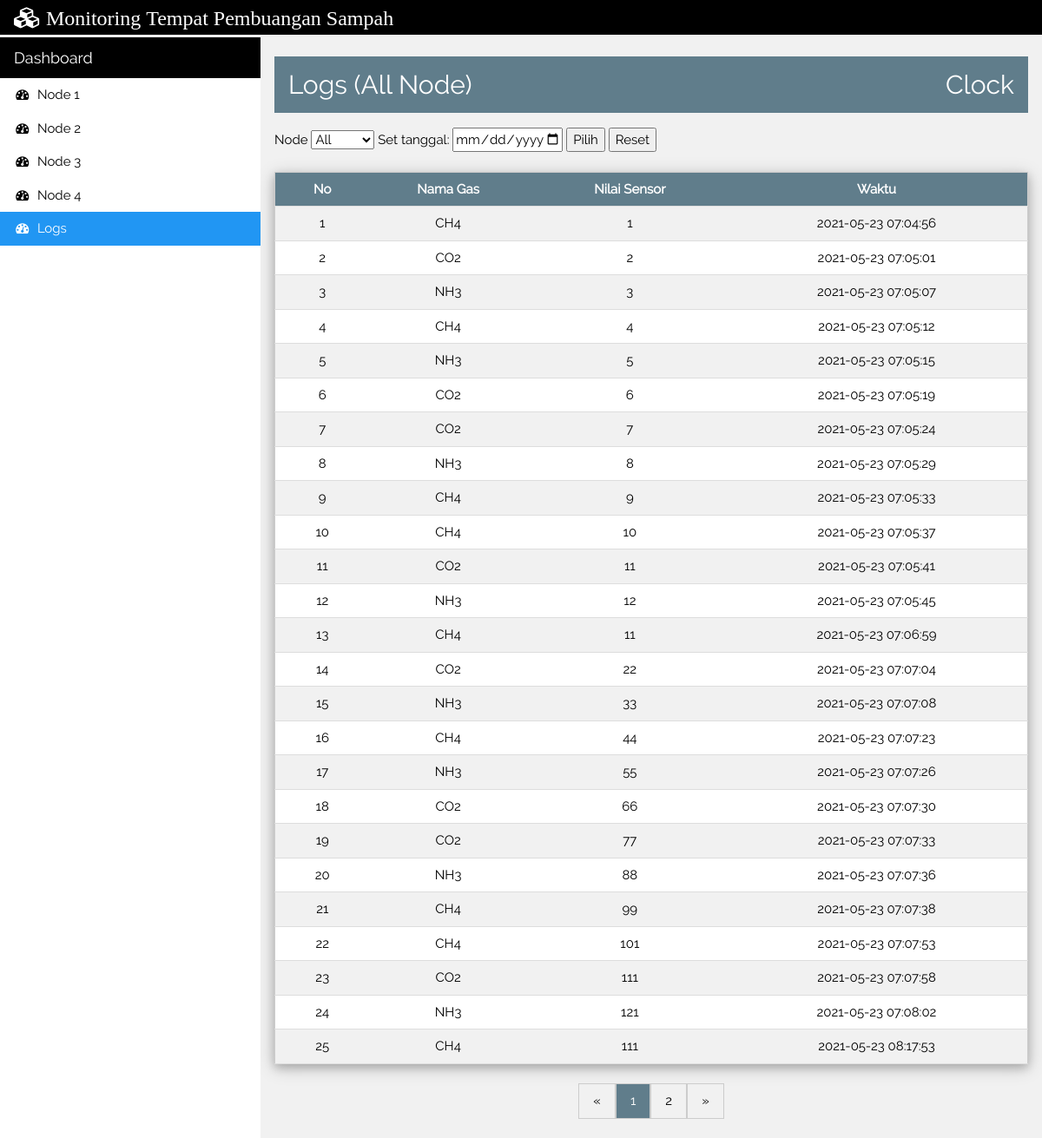
The app's page /web/pantautps/logs.php with its own data.
### tables this page shows
CREATE TABLE `pantautpslog` (
  `Id` int(11) UNSIGNED NOT NULL,
  `Nama` varchar(4) NOT NULL,
  `Nilai` float NOT NULL,
  `Waktu` timestamp NOT NULL DEFAULT current_timestamp() ON UPDATE current_timestamp(),
  `Node` tinyint(4) NOT NULL
);

### web/pantautps/logs.php (the view, shortened to what this page needs)
<?php
	$nodeId = 0;
    if(isset($_SESSION['dateselect']) && isset($_SESSION['nodeid'])){
        $dateSelect = $_SESSION['dateselect'];
        $nodeId = $_SESSION['nodeid'];
    }
    else{
        unset($dateSelect);
        unset($resultsHistory);
    }
    require_once 'paginator.php';
    require_once 'config.php';
    $connHistory       = $conn;
    $limitHistory      = ( isset( $_GET['limit'] ) ) ? $_GET['limit'] : 25;
    $pageHistory       = ( isset( $_GET['page'] ) ) ? $_GET['page'] : 1;
    $linksHistory      = ( isset( $_GET['links'] ) ) ? $_GET['links'] : 7;
    if( isset($dateSelect) ){
		$startTime = $dateSelect . " 00:00:00.000000";
        $endTime = $dateSelect . " 23:59:59.999999";
		if ($nodeId != 0){
			$queryHistory      = "SELECT * FROM `pantautpslog` WHERE `Node` = $nodeId AND `Waktu` BETWEEN '$startTime' AND '$endTime' ORDER BY `id` DESC";
		} else {
			$queryHistory      = "SELECT * FROM `pantautpslog` WHERE `Waktu` BETWEEN '$startTime' AND '$endTime' ORDER BY `id` DESC";
		}
        $ymd = date("Y-m-d", strtotime($dateSelect));
        $_SESSION['ymd'] = $ymd;
    } else{
        $queryHistory      = "SELECT * FROM `pantautpslog`";
    }
    $PaginatorHistory  = new Paginator( $connHistory, $queryHistory);
    if ($PaginatorHistory->getNumRows() > 0){
        $resultsHistory    = $PaginatorHistory->getData( $pageHistory, $limitHistory );
    }
?>
<!DOCTYPE html>
<html>
    <head>
		<link rel="stylesheet" href="static/styles/w3.css">
		<link rel="stylesheet" href="static/styles/css.css">
		<link rel="stylesheet" href="static/styles/font-awesome.css">
    </head>
    <body class="w3-light-grey" onload="updateClock()">
        <div class="w3-bar w3-top w3-black w3-large" style="z-index:4">
		  <span class="w3-bar-item w3-xlarge fa fa-cubes"> Monitoring Tempat Pembuangan Sampah</span>
		</div>
		<nav class="w3-sidebar w3-collapse w3-white w3-animate-left" style="z-index:3;width:300px;" id="mySidebar">
		  <div class="w3-container w3-black">
			<h5>Dashboard</h5>
		  </div>
		  <div class="w3-bar-block">
            <a href="index.php" class="w3-bar-item w3-button w3-padding"><i class="fa fa-dashboard fa-fw"></i>  Node 1</a>
		    <a href="node2.php" class="w3-bar-item w3-button w3-padding"><i class="fa fa-dashboard fa-fw"></i>  Node 2</a>
		    <a href="node3.php" class="w3-bar-item w3-button w3-padding"><i class="fa fa-dashboard fa-fw"></i>  Node 3</a>
		    <a href="node4.php" class="w3-bar-item w3-button w3-padding"><i class="fa fa-dashboard fa-fw"></i>  Node 4</a>
			<a href="logs.php" class="w3-bar-item w3-button w3-padding w3-blue"><i class="fa fa-dashboard fa-fw"></i>  Logs</a>
          </div>
        </nav>
        <div class="w3-main" style="margin-left:300px;margin-top:43px;">
          <header class="w3-container" style="padding-top:22px">
             <div class="w3-cell-row w3-blue-grey">
              <div class="w3-container w3-cell">
                <h2>Logs <?php echo ($nodeId == 0)? '(All Node)': '(Node ' . $nodeId . ')'; ?> </h2>
              </div>
              <div class="w3-container w3-cell w3-right-align">
                <h2 id="clock">Clock</h2>
              </div>
            </div>
          </header>
          <div class="w3-panel">
            <div class="w3-row-padding w3-container" style="margin:0 -16px">
              <div>
                <div class="w3-cell-row">
                    <div class="w3-left-align">
                        <form action="logs.php" method="post" onsubmit="return valDate()" required>
                            <label for="nodeid">Node</label>
                            <select id="nodeid" name="nodeid" autofocus>
                             <option value="0" <?php echo ($nodeId == 0)? 'selected': ''; ?> >All</option>
                            </select>
                            <label for="dateselect">Set tanggal: </label>
                            <input type="date" id="dateselect" name="dateselect" min="2019-01-01" max="<?php echo date("Y-m-d"); ?>" value="<?php echo (isset($_SESSION['ymd']) ? $_SESSION['ymd'] : ""); ?>">
                            <input type="submit" value="Pilih">
                            <input type="submit" value="Reset" id="resetDate" name="resetDate">
                        </form>
                    </div>
                </div>
                <br>
                <table class="w3-table-all w3-centered w3-card-4 w3-white">
                            <tr class='w3-blue-grey'>
                                <th style="vertical-align: middle;">No</th>
                                <th style="vertical-align: middle;">Nama Gas</th>
                                <th style="vertical-align: middle;">Nilai Sensor</th>
                                <th style="vertical-align: middle;">Waktu</th>
                            </tr>
                            <?php
                                    if ($PaginatorHistory->getNumRows() > 0) {
                                        for( $i = 0; $i < count( $resultsHistory->data ); $i++ ) :
                                            echo "<tr>";
                                                echo "<td>" . ($i+1) . "</td>";
                                                echo "<td>" . strtoupper($resultsHistory->data[$i]['Nama']) . "</td>";
                                                echo "<td>" . $resultsHistory->data[$i]['Nilai'] . "</td>";
                                                echo "<td>" . $resultsHistory->data[$i]['Waktu'] . "</td>";
                                            echo "</tr>";
                                        endfor;
                                    }
                                    else{
                                        echo "<tr><td colspan='4'>Kosong</td></tr>";
                                    }
                            ?>
                </table>
                <br>
                <?php
                    if ($PaginatorHistory->getNumRows() > 0){
                        if ($PaginatorHistory->getLastPageNum() > 1){
                            echo $PaginatorHistory->createLinks( $linksHistory, 'w3-bar-item w3-button w3-border' );
                        }
                    }
                ?>
              </div>
            </div>
          </div>
        </div>
    </body>
</html>

### web/pantautps/paginator.php (shortened to what this page needs)
<?php
	class Paginator {
		private $_conn;
		private $_limit;
		private $_page;
		private $_query;
		private $_total;
		public function __construct( $conn, $query ) {
			$this->_conn = $conn;
			$this->_query = $query;
			$rs = $this->_conn->query( $this->_query );
			if ( !is_null($rs) || !empty($rs) || isset($rs) || $rs->num_rows > 0) {
				$this->_total = $rs->num_rows;
			}else{
				$this->_total = 0;
			}
		}
		public function getNumRows() {
			return $this->_total;
		}
		public function getLastPageNum(){
			$lastPage = 0;
			if( $this->_total > 0 && $this->_limit > 0){
				$lastPage = ceil( $this->_total / $this->_limit );
			}else{
				$lastPage = 0;
			}
			return $lastPage;
		}
		public function getData( $page = 1, $limit = 25 ) {
			$this->_limit   = $limit;
			$this->_page    = $page;
			if ( $this->_limit == 'all' ) {
				$query      = $this->_query;
			} else {
				$query      = $this->_query . " LIMIT " . ( ( $this->_page - 1 ) * $this->_limit ) . ", $this->_limit";
			}
			$rs             = $this->_conn->query( $query );
			while ( $row = $rs->fetch_assoc() ) {
				$results[]  = $row;
			}
			$result         = new stdClass();
			$result->page   = $this->_page;
			$result->limit  = $this->_limit;
			$result->total  = $this->_total;
			$result->last   = ceil( $this->_total / $this->_limit );
			$result->data   = $results;
			return $result;
		}
		public function createLinks( $links, $list_class ) {
			$last       = ceil( $this->_total / $this->_limit );
			$start      = ( ( $this->_page - $links ) > 0 ) ? $this->_page - $links : 1;
			$end        = ( ( $this->_page + $links ) < $last ) ? $this->_page + $links : $last;
			$html       = '<div class="w3-center"><div class="w3-bar">';
			$p      = ( $this->_page == 1 ) ? 1 : $this->_page - 1 ;
			$html       .= '<a class="'.$list_class.'" href="?limit=' . $this->_limit . '&page=' . $p . '">&laquo;</a>';
			for ( $i = $start ; $i <= $end; $i++ ) {
				$class  = ( $this->_page == $i ) ? " w3-blue-grey" : "";
				$html   .= '<a class="'.$list_class.$class.'" href="?limit=' . $this->_limit . '&page=' . $i . '">' . $i . '</a>';
			}
			$p      = ( $this->_page == $last ) ? $last : $this->_page + 1 ;
			$html       .= '<a class="'.$list_class.'" href="?limit=' . $this->_limit . '&page=' . $p . '">&raquo;</a>';
			$html       .= '</div></div>';
			return $html;
		}
	}
?>

### web/pantautps/static/styles/w3.css (style rules this page uses)
*,*:before,*:after { box-sizing:inherit }
html { -ms-text-size-adjust:100%;-webkit-text-size-adjust:100% }
body { margin:0 }
article,aside,details,figcaption,figure,footer,header,main,menu,nav,section,summary { display:block }
a { background-color:transparent;-webkit-text-decoration-skip:objects }
button,input,select,textarea { font:inherit;margin:0 }
button,input { overflow:visible }
button,select { text-transform:none }
button,html [type=button],[type=reset],[type=submit] { -webkit-appearance:button }
html,body { font-family:Verdana,sans-serif;font-size:15px;line-height:1.5 }
html { overflow-x:hidden }
h2 { font-size:30px }
h5 { font-size:18px }
h1,h2,h3,h4,h5,h6 { font-family:"Segoe UI",Arial,sans-serif;font-weight:400;margin:10px 0 }
a { color:inherit }
.w3-table,.w3-table-all { border-collapse:collapse;border-spacing:0;width:100%;display:table }
.w3-table-all { border:1px solid #ccc }
.w3-bordered tr,.w3-table-all tr { border-bottom:1px solid #ddd }
.w3-table-all tr:nth-child(odd) { background-color:#fff }
.w3-table-all tr:nth-child(even) { background-color:#f1f1f1 }
.w3-centered tr th,.w3-centered tr td { text-align:center;vertical-align:middle }
.w3-table td,.w3-table th,.w3-table-all td,.w3-table-all th { padding:8px 8px;display:table-cell;text-align:left;vertical-align:top }
.w3-table th:first-child,.w3-table td:first-child,.w3-table-all th:first-child,.w3-table-all td:first-child { padding-left:16px }
.w3-btn,.w3-button { border:none;display:inline-block;padding:8px 16px;vertical-align:middle;overflow:hidden;text-decoration:none;color:inherit;background-color:inherit;text-align:center;cursor:pointer;white-space:nowrap }
.w3-btn,.w3-button { -webkit-touch-callout:none;-webkit-user-select:none;-khtml-user-select:none;-moz-user-select:none;-ms-user-select:none;user-select:none }
.w3-sidebar { height:100%;width:200px;background-color:#fff;position:fixed!important;z-index:1;overflow:auto }
.w3-main,#main { transition:margin-left .4s }
.w3-bar { width:100%;overflow:hidden }
.w3-center .w3-bar { display:inline-block;width:auto }
.w3-bar .w3-bar-item { padding:8px 16px;float:left;width:auto;border:none;display:block;outline:0 }
.w3-bar .w3-button { white-space:normal }
.w3-bar-block .w3-bar-item { width:100%;display:block;padding:8px 16px;text-align:left;border:none;white-space:normal;float:none;outline:0 }
.w3-container:after,.w3-container:before,.w3-panel:after,.w3-panel:before,.w3-row:after,.w3-row:before,.w3-row-padding:after,.w3-row-padding:before, .w3-cell-row:before,.w3-cell-row:after,.w3-clear:after,.w3-clear:before,.w3-bar:before,.w3-bar:after { content:"";display:table;clear:both }
.w3-cell-row { display:table;width:100% }
.w3-cell { display:table-cell }
@media (min-width:993px) { .w3-sidebar.w3-collapse { display:block!important } }
.w3-top,.w3-bottom { position:fixed;width:100%;z-index:1 }
.w3-top { top:0 }
.w3-row-padding,.w3-row-padding>.w3-half,.w3-row-padding>.w3-third,.w3-row-padding>.w3-twothird,.w3-row-padding>.w3-threequarter,.w3-row-padding>.w3-quarter,.w3-row-padding>.w3-col { padding:0 8px }
.w3-container,.w3-panel { padding:0.01em 16px }
.w3-panel { margin-top:16px;margin-bottom:16px }
.w3-card-4,.w3-hover-shadow:hover { box-shadow:0 4px 10px 0 rgba(0,0,0,0.2),0 4px 20px 0 rgba(0,0,0,0.19) }
.w3-animate-left { position:relative;animation:animateleft 0.4s }
.w3-large { font-size:18px!important }
.w3-xlarge { font-size:24px!important }
.w3-left-align { text-align:left!important }
.w3-right-align { text-align:right!important }
.w3-center { text-align:center!important }
.w3-border { border:1px solid #ccc!important }
.w3-padding { padding:8px 16px!important }
.w3-blue,.w3-hover-blue:hover { color:#fff!important;background-color:#2196F3!important }
.w3-blue-grey,.w3-hover-blue-grey:hover,.w3-blue-gray,.w3-hover-blue-gray:hover { color:#fff!important;background-color:#607d8b!important }
.w3-white,.w3-hover-white:hover { color:#000!important;background-color:#fff!important }
.w3-black,.w3-hover-black:hover { color:#fff!important;background-color:#000!important }
.w3-light-grey,.w3-hover-light-grey:hover,.w3-light-gray,.w3-hover-light-gray:hover { color:#000!important;background-color:#f1f1f1!important }

### web/pantautps/logs.php (style rules this page uses)
html,body,h1,h2,h3,h4,h5,h6 { font-family: "Raleway", sans-serif }

### records on screen
pantautpslog: Nama "CH4", Nilai "1", Waktu "2021-05-23 07:04:56"
pantautpslog: Nama "CO2", Nilai "2", Waktu "2021-05-23 07:05:01"
pantautpslog: Nama "NH3", Nilai "3", Waktu "2021-05-23 07:05:07"
pantautpslog: Nama "CH4", Nilai "4", Waktu "2021-05-23 07:05:12"
pantautpslog: Nama "NH3", Nilai "5", Waktu "2021-05-23 07:05:15"
pantautpslog: Nama "CO2", Nilai "6", Waktu "2021-05-23 07:05:19"
pantautpslog: Nama "CO2", Nilai "7", Waktu "2021-05-23 07:05:24"
pantautpslog: Nama "NH3", Nilai "8", Waktu "2021-05-23 07:05:29"
pantautpslog: Nama "CH4", Nilai "9", Waktu "2021-05-23 07:05:33"
pantautpslog: Nama "CH4", Nilai "10", Waktu "2021-05-23 07:05:37"
pantautpslog: Nama "CO2", Nilai "11", Waktu "2021-05-23 07:05:41"
pantautpslog: Nama "NH3", Nilai "12", Waktu "2021-05-23 07:05:45"
pantautpslog: Nama "CH4", Nilai "11", Waktu "2021-05-23 07:06:59"
pantautpslog: Nama "CO2", Nilai "22", Waktu "2021-05-23 07:07:04"
pantautpslog: Nama "NH3", Nilai "33", Waktu "2021-05-23 07:07:08"
pantautpslog: Nama "CH4", Nilai "44", Waktu "2021-05-23 07:07:23"
pantautpslog: Nama "NH3", Nilai "55", Waktu "2021-05-23 07:07:26"
pantautpslog: Nama "CO2", Nilai "66", Waktu "2021-05-23 07:07:30"
pantautpslog: Nama "CO2", Nilai "77", Waktu "2021-05-23 07:07:33"
pantautpslog: Nama "NH3", Nilai "88", Waktu "2021-05-23 07:07:36"
pantautpslog: Nama "CH4", Nilai "99", Waktu "2021-05-23 07:07:38"
pantautpslog: Nama "CH4", Nilai "101", Waktu "2021-05-23 07:07:53"
pantautpslog: Nama "CO2", Nilai "111", Waktu "2021-05-23 07:07:58"
pantautpslog: Nama "NH3", Nilai "121", Waktu "2021-05-23 07:08:02"
pantautpslog: Nama "CH4", Nilai "111", Waktu "2021-05-23 08:17:53"
